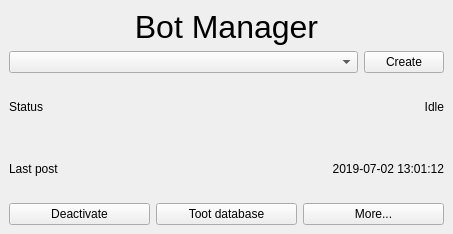
<?xml version="1.0" encoding="UTF-8"?>
<ui version="4.0">
 <class>MainWindow</class>
 <widget class="QMainWindow" name="MainWindow">
  <property name="geometry">
   <rect>
    <x>0</x>
    <y>0</y>
    <width>453</width>
    <height>234</height>
   </rect>
  </property>
  <property name="windowTitle">
   <string>MainWindow</string>
  </property>
  <widget class="QWidget" name="centralwidget">
   <layout class="QVBoxLayout" name="verticalLayout">
    <item>
     <widget class="QLabel" name="label_13">
      <property name="sizePolicy">
       <sizepolicy hsizetype="Preferred" vsizetype="Maximum">
        <horstretch>0</horstretch>
        <verstretch>0</verstretch>
       </sizepolicy>
      </property>
      <property name="font">
       <font>
        <pointsize>24</pointsize>
       </font>
      </property>
      <property name="text">
       <string>Bot Manager</string>
      </property>
      <property name="textFormat">
       <enum>Qt::AutoText</enum>
      </property>
      <property name="scaledContents">
       <bool>true</bool>
      </property>
      <property name="alignment">
       <set>Qt::AlignHCenter|Qt::AlignTop</set>
      </property>
     </widget>
    </item>
    <item>
     <layout class="QHBoxLayout" name="horizontalLayout">
      <item>
       <widget class="QComboBox" name="comboBox"/>
      </item>
      <item>
       <widget class="QPushButton" name="pushButton">
        <property name="sizePolicy">
         <sizepolicy hsizetype="Maximum" vsizetype="Fixed">
          <horstretch>0</horstretch>
          <verstretch>0</verstretch>
         </sizepolicy>
        </property>
        <property name="text">
         <string>Create</string>
        </property>
        <property name="icon">
         <iconset theme="add">
          <normaloff>../../../../../../.designer/backup</normaloff>../../../../../../.designer/backup</iconset>
        </property>
       </widget>
      </item>
     </layout>
    </item>
    <item>
     <layout class="QGridLayout" name="gridLayout">
      <item row="0" column="1">
       <widget class="QLabel" name="label_2">
        <property name="text">
         <string>Idle</string>
        </property>
        <property name="alignment">
         <set>Qt::AlignRight|Qt::AlignTrailing|Qt::AlignVCenter</set>
        </property>
       </widget>
      </item>
      <item row="0" column="0">
       <widget class="QLabel" name="label">
        <property name="text">
         <string>Status</string>
        </property>
       </widget>
      </item>
      <item row="1" column="0">
       <widget class="QLabel" name="label_3">
        <property name="text">
         <string>Last post</string>
        </property>
       </widget>
      </item>
      <item row="1" column="1">
       <widget class="QLabel" name="label_4">
        <property name="text">
         <string>2019-07-02 13:01:12</string>
        </property>
        <property name="alignment">
         <set>Qt::AlignRight|Qt::AlignTrailing|Qt::AlignVCenter</set>
        </property>
       </widget>
      </item>
     </layout>
    </item>
    <item>
     <layout class="QHBoxLayout" name="horizontalLayout_3">
      <item>
       <widget class="QPushButton" name="pushButton_2">
        <property name="text">
         <string>Deactivate</string>
        </property>
        <property name="icon">
         <iconset theme="system-run">
          <normaloff>../../../../../../.designer/backup</normaloff>../../../../../../.designer/backup</iconset>
        </property>
       </widget>
      </item>
      <item>
       <widget class="QPushButton" name="pushButton_3">
        <property name="text">
         <string>Toot database</string>
        </property>
        <property name="icon">
         <iconset theme="document-open">
          <normaloff>../../../../../../.designer/backup</normaloff>../../../../../../.designer/backup</iconset>
        </property>
       </widget>
      </item>
      <item>
       <widget class="QPushButton" name="pushButton_4">
        <property name="text">
         <string>More...</string>
        </property>
        <property name="icon">
         <iconset theme="system">
          <normaloff>../../../../../../.designer/backup</normaloff>../../../../../../.designer/backup</iconset>
        </property>
       </widget>
      </item>
     </layout>
    </item>
   </layout>
  </widget>
 </widget>
 <resources/>
 <connections/>
</ui>
